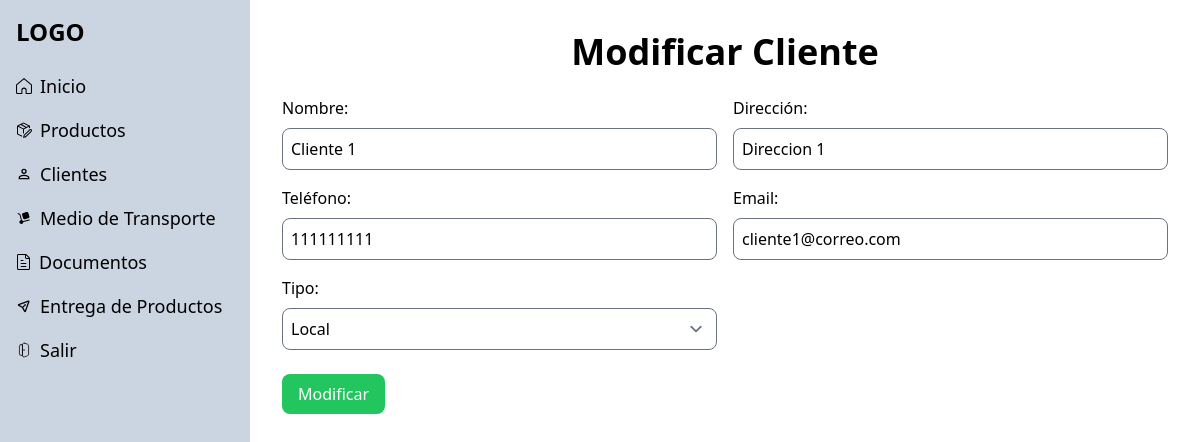
Screenshot of /php/layout/modificar-cliente.php?id=1 (signed in) with the database file from the repository.
### tables this page shows
CREATE TABLE
  cliente (
    cliente_id INT AUTO_INCREMENT PRIMARY KEY,
    nombre VARCHAR(100) NOT NULL,
    direccion VARCHAR(255) NOT NULL,
    telefono VARCHAR(20),
    email VARCHAR(100),
    tipo VARCHAR(10) NOT NULL  
  );

### php/layout/modificar-cliente.php (the view, shortened to what this page needs)
<?php
include('../config/connection.php');
include('../components/head.php');
include('../components/sidebar.php');
if (isset($_GET['id'])) {
  $idCliente = intval($_GET['id']);
  $sqlCliente = "SELECT * FROM cliente WHERE cliente_id = ?";
  if ($stmt = $conn->prepare($sqlCliente)) {
    $stmt->bind_param("i", $idCliente);
    $stmt->execute();
    $result = $stmt->get_result();
    if ($result->num_rows == 1) {
      $cliente = $result->fetch_assoc();
    } else {
      echo "<p>Cliente no encontrado</p>";
      exit;
    }
  } else {
    echo "Error al preparar la consulta: " . $conn->error;
    exit;
  }
} else {
  echo "<p>ID no proporcionado</p>";
  exit;
}
?>
<section class="p-8">
  <div class="container mx-auto">
    <h2 class="text-4xl font-bold mb-6 text-center">Modificar Cliente</h2>
    <form id="clienteForm" method="POST" action="../controllers/clienteCtrl/modificarCtrl.php" class="grid gap-6">
      <div class="grid grid-cols-2 gap-4">
        <div class="flex flex-col">
          <label for="nombre" class="mb-2">Nombre:</label>
          <input type="text" id="nombre" name="nombre" value="<?php echo $cliente['nombre']; ?>" class="p-2 border rounded-lg">
        </div>
        <div class="flex flex-col">
          <label for="direccion" class="mb-2">Dirección:</label>
          <input type="text" id="direccion" name="direccion" value="<?php echo $cliente['direccion']; ?>" class="p-2 border rounded-lg">
        </div>
        <div class="flex flex-col">
          <label for="telefono" class="mb-2">Teléfono:</label>
          <input type="text" id="telefono" name="telefono" value="<?php echo $cliente['telefono']; ?>" class="p-2 border rounded-lg">
        </div>
        <div class="flex flex-col">
          <label for="email" class="mb-2">Email:</label>
          <input type="email" id="email" name="email" value="<?php echo $cliente['email']; ?>" class="p-2 border rounded-lg">
        </div>
        <div class="flex flex-col">
          <label for="tipo" class="mb-2">Tipo:</label>
          <select id="tipo" name="tipo" class="p-2 border rounded-lg">
            <option value="Local" <?php if ($cliente['tipo'] == 'Local') {
                                    echo 'selected';
                                  }; ?>>Local</option>
          </select>
        </div>
      </div>
      <div class="grid gap-4">
        <div class="flex justify-between">
          <button type="submit" class="bg-green-500 text-white px-4 py-2 rounded-lg">Modificar</button>
        </div>
      </div>
    </form>
  </div>
</section>
<?php include('../components/footer.php'); ?>

### css/style.css (style rules this page uses)
.main-content { grid-template-columns:250px 1fr }

### rows the page displays
cliente: nombre "Cliente 1", direccion "Direccion 1", telefono "111111111", email "cliente1@correo.com", tipo "Local"
